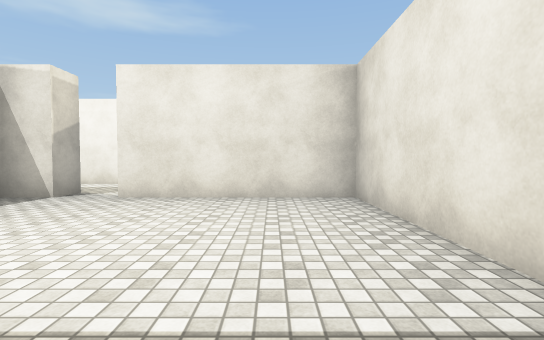
[1] (above)

16 first-person views from a walk through a Unity game level. The camera is 1.3 m above the floor, tilts 2° down and sees 85° across. The floor is counted in squares, 2 m on a side. Each view is taken from the middle of a square. On the plan, view 1 faces up. The plan holds only what a view shows up to about 9 squares ahead; the rest is blank. The place goes on beyond the plan. Some animated figures are left out. Surface patterns are stand-ins for the level's own textures.

[2]
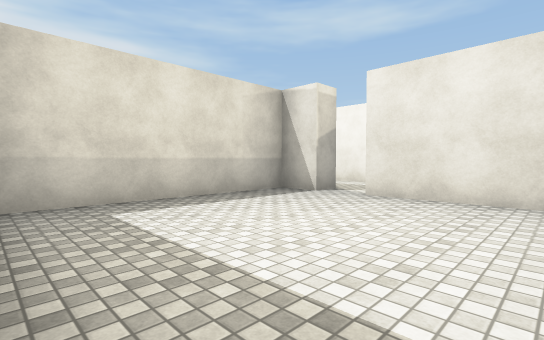

[3]
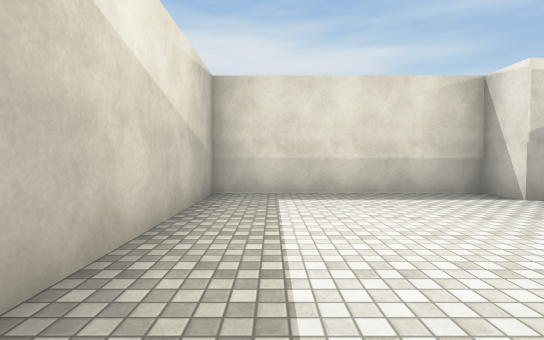

[4]
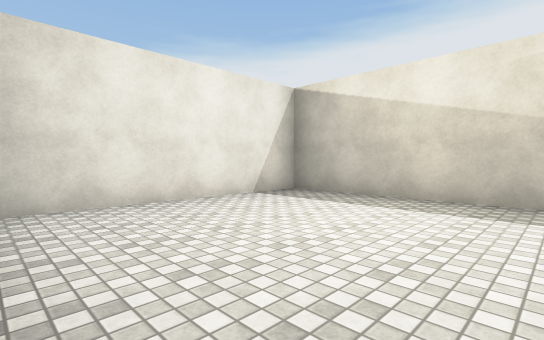

[5]
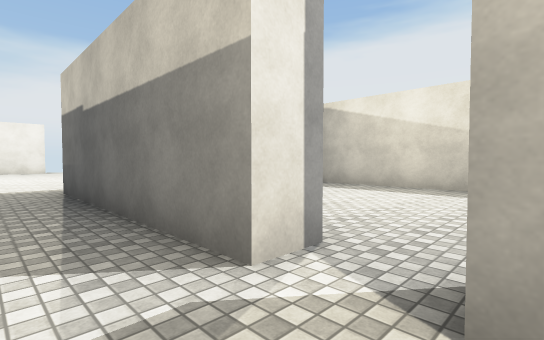

[6]
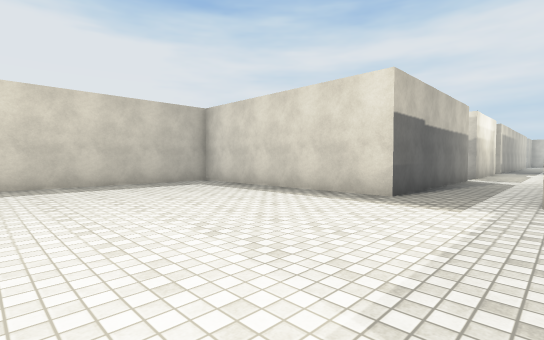

[7]
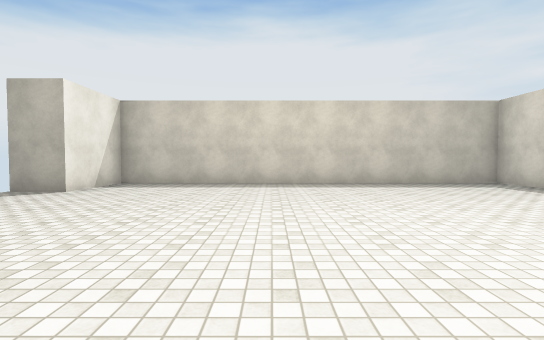

[8]
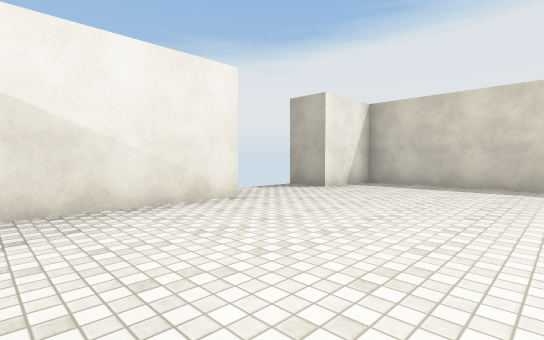

[9]
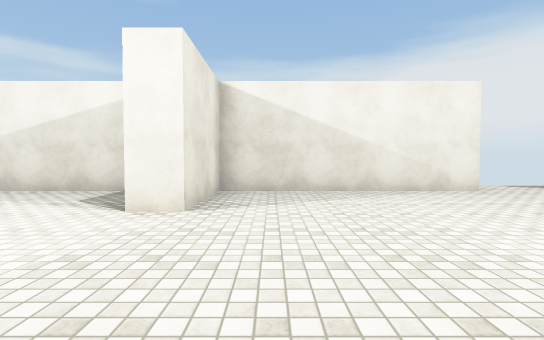

[10]
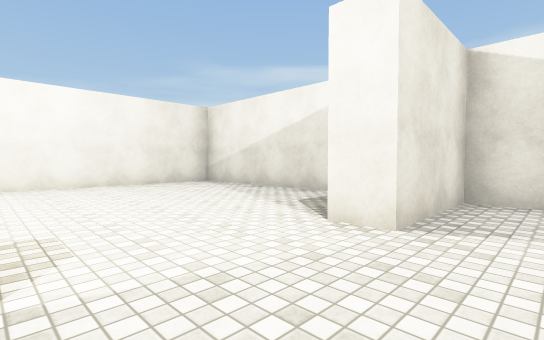

[11]
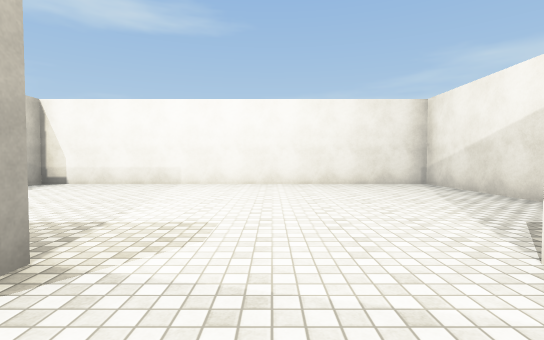

[12]
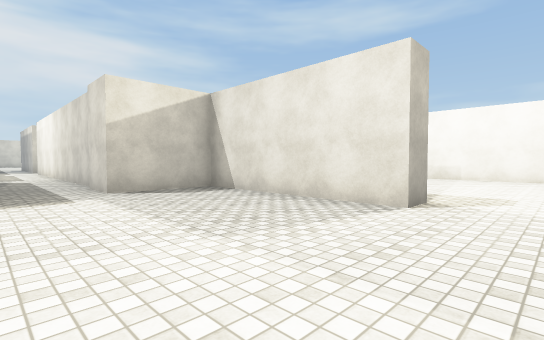

[13]
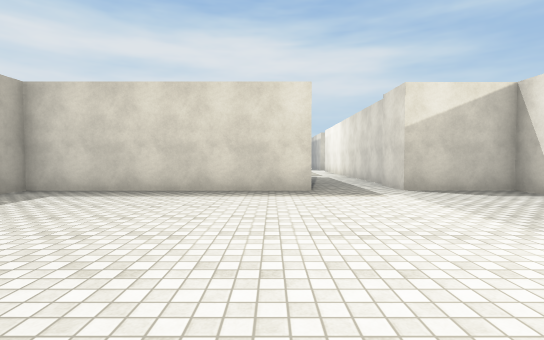

[14]
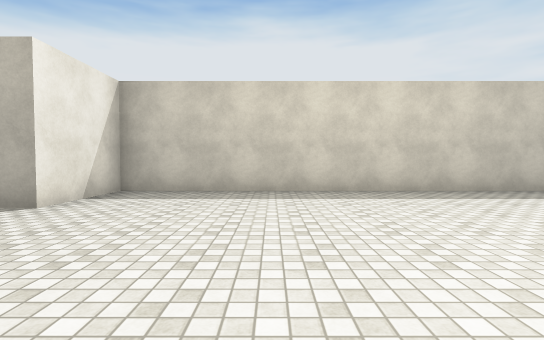

[15]
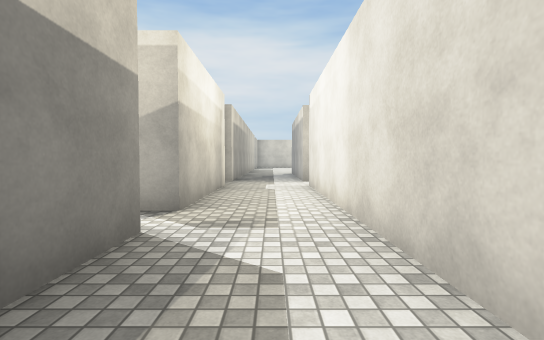

[16]
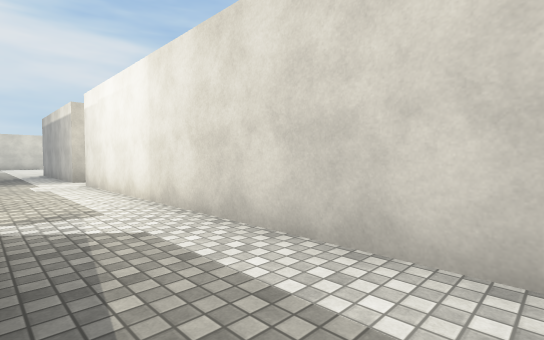

### Floor plan
Points are (right, up) in squares from view 1. A wall is a line through its corners. A room is listed if a view was taken in it or the views show most of it. See-through windows are left out.
Room 1 (views 1, 2, 3)
walls: (-3.8, 5.1) (-4.8, 5.1) (-4.8, -0.1) (1.4, -0.1) (1.4, 5.1) (-2.6, 5.1)
ways out: opening at (-3, 5) to room 2
Room 2 (views 4, 5, 6, 7, 8, 9, 10, 11, 12, 13, 14, 15, 16)
walls: (7.5, 10.9) (7.5, 10.1) (2.8, 10.1) (2.8, 7.9) (-7.5, 7.9); (13.1, 4.6) (13.1, 10.1) (10.7, 10.1) (10.7, 10.9); (13.1, 12) (13.1, 16.9) (2.8, 16.9); (-2.6, 5.1) (-2.6, 5.8) (2.8, 5.8) (2.8, -0.1) (13.1, -0.1) (13.1, 2.1) (14.4, 2.1); (-7.4, 5.8) (-3.8, 5.8) (-3.8, 5.1); (-8.8, 7.9) (-9.5, 7.9)
ways out: opening at (-3, 5) to room 1; opening at (-8.5, 8.5)

Where each view was taken, in squares from view 1:
view 1: 0 up, 0 right, facing up
view 2: 0 up, 0 right, facing up-left
view 3: 1 up, 1 right, facing left
view 4: 5 up, 3 left, facing down-right
view 5: 7 up, 4 left, facing down-right
view 6: 8 up, 8 right, facing down-left
view 7: 8 up, 9 right, facing down
view 8: 8 up, 9 right, facing down-right
view 9: 9 up, 7 right, facing right
view 10: 9 up, 8 right, facing up-right
view 11: 9 up, 9 right, facing up
view 12: 6 up, 9 right, facing up-left
view 13: 5 up, 9 right, facing left
view 14: 6 up, 10 right, facing down
view 15: 7 up, 0 right, facing left
view 16: 6 up, 1 right, facing up-left
